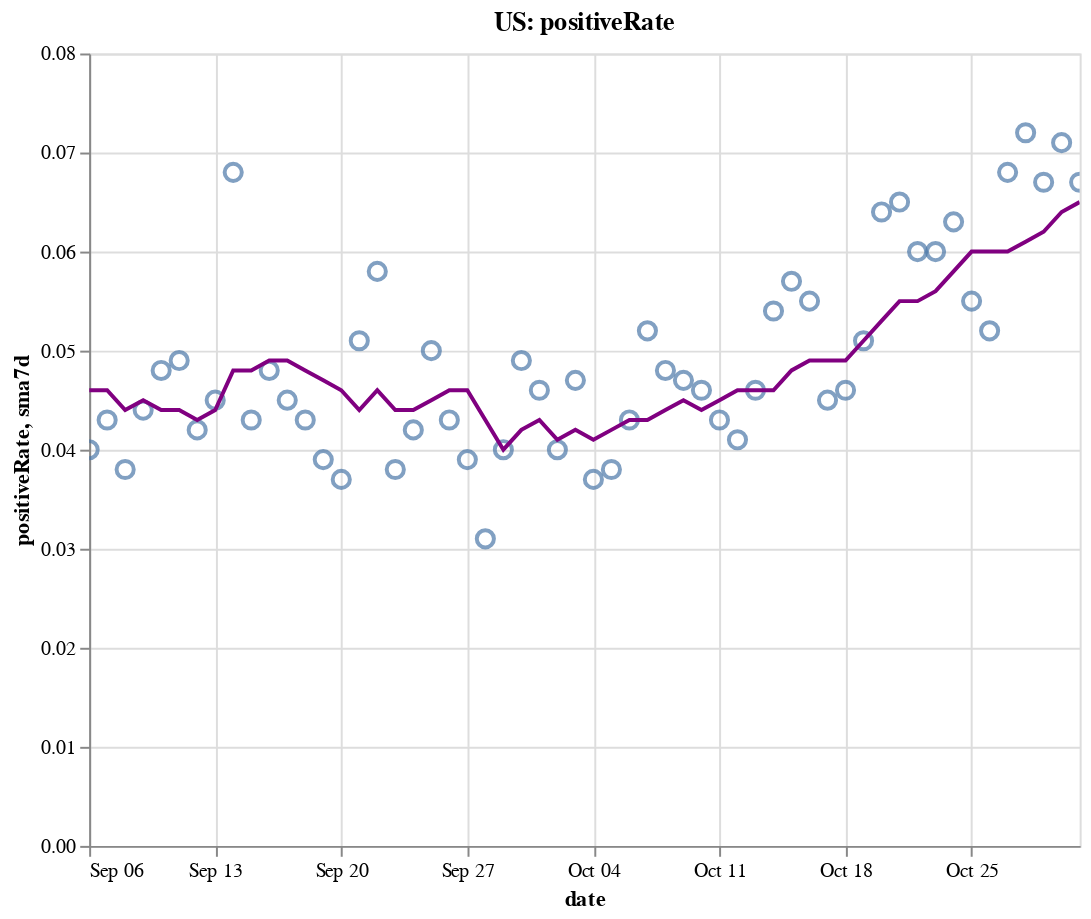

Source (notebook cell):
### Code cell
create_plot(us, 'positiveRate')

### Figure 1 — Vega-Lite specification as saved in the notebook (floating-point values rounded to 4 significant figures)
{"config": {"view": {"continuousWidth": 400, "continuousHeight": 300}}, "layer": [{"layer": [{"mark": {"type": "point", "size": 75}, "encoding": {"tooltip": [{"type": "temporal", "field": "date"}, {"type": "quantitative", "field": "positiveRate"}, {"type": "quantitative", "field": "sma7d"}], "x": {"type": "temporal", "field": "date"}, "y": {"type": "quantitative", "field": "positiveRate"}}, "selection": {"selector004": {"type": "interval", "bind": "scales", "encodings": ["x", "y"]}}}, {"mark": {"type": "line", "color": "purple"}, "encoding": {"x": {"type": "temporal", "field": "date"}, "y": {"type": "quantitative", "field": "sma7d"}}}]}, {"mark": {"type": "rule", "color": "#aaa"}, "encoding": {"x": {"type": "temporal", "field": "date"}}, "transform": [{"filter": {"selection": "selector003"}}]}, {"mark": "circle", "encoding": {"opacity": {"condition": {"value": 1, "selection": "selector003"}, "value": 0}, "tooltip": [{"type": "temporal", "field": "date"}, {"type": "quantitative", "field": "positiveRate"}, {"type": "quantitative", "field": "sma7d"}], "x": {"type": "temporal", "field": "date"}, "y": {"type": "quantitative", "field": "positiveRate"}}, "selection": {"selector003": {"type": "single", "encodings": ["x"], "on": "mouseover", "nearest": true, "empty": "none"}}}, {"mark": {"type": "text", "align": "left", "dx": 5, "dy": -5, "stroke": "white", "strokeWidth": 2}, "encoding": {"text": {"type": "quantitative", "field": "positiveRate"}, "tooltip": [{"type": "temporal", "field": "date"}, {"type": "quantitative", "field": "positiveRate"}, {"type": "quantitative", "field": "sma7d"}], "x": {"type": "temporal", "field": "date"}, "y": {"type": "quantitative", "field": "positiveRate"}}, "transform": [{"filter": {"selection": "selector003"}}]}, {"mark": {"type": "text", "align": "left", "dx": 5, "dy": -5}, "encoding": {"text": {"type": "quantitative", "field": "positiveRate"}, "tooltip": [{"type": "temporal", "field": "date"}, {"type": "quantitative", "field": "positiveRate"}, {"type": "quantitative", "field": "sma7d"}], "x": {"type": "temporal", "field": "date"}, "y": {"type": "quantitative", "field": "positiveRate"}}, "transform": [{"filter": {"selection": "selector003"}}]}], "data": {"name": "data-4ad15fa91d06592472810cf216fb38ae"}, "height": 400, "title": "US: positiveRate", "width": 500, "$schema": "https://vega.github.io/schema/vega-lite/v4.8.1.json", "datasets": {"data-4ad15fa91d06592472810cf216fb38ae": [{"date": "2020-09-06T00:00:00", "totalTestResultsIncrease": 831400.0, "positiveIncrease": 33070.0, "death": 181100.0, "deathIncrease": 449.0, "positiveRate": 0.04, "state": "US", "sma7d": 0.046}, {"date": "2020-09-07T00:00:00", "totalTestResultsIncrease": 662900.0, "positiveIncrease": 28660.0, "death": 181300.0, "deathIncrease": 225.0, "positiveRate": 0.043, "state": "US", "sma7d": 0.046}, {"date": "2020-09-08T00:00:00", "totalTestResultsIncrease": 582900.0, "positiveIncrease": 22200.0, "death": 181700.0, "deathIncrease": 358.0, "positiveRate": 0.038, "state": "US", "sma7d": 0.044}, {"date": "2020-09-09T00:00:00", "totalTestResultsIncrease": 703600.0, "positiveIncrease": 31060.0, "death": 182800.0, "deathIncrease": 1084.0, "positiveRate": 0.044, "state": "US", "sma7d": 0.045}, {"date": "2020-09-10T00:00:00", "totalTestResultsIncrease": 778700.0, "positiveIncrease": 37540.0, "death": 183900.0, "deathIncrease": 1170.0, "positiveRate": 0.048, "state": "US", "sma7d": 0.044}, {"date": "2020-09-11T00:00:00", "totalTestResultsIncrease": 920000.0, "positiveIncrease": 44880.0, "death": 185000.0, "deathIncrease": 1018.0, "positiveRate": 0.049, "state": "US", "sma7d": 0.044}, {"date": "2020-09-12T00:00:00", "totalTestResultsIncrease": 994300.0, "positiveIncrease": 42070.0, "death": 185800.0, "deathIncrease": 810.0, "positiveRate": 0.042, "state": "US", "sma7d": 0.043}, {"date": "2020-09-13T00:00:00", "totalTestResultsIncrease": 772600.0, "positiveIncrease": 34420.0, "death": 186200.0, "deathIncrease": 390.0, "positiveRate": 0.045, "state": "US", "sma7d": 0.044}, {"date": "2020-09-14T00:00:00", "totalTestResultsIncrease": 501200.0, "positiveIncrease": 33850.0, "death": 186600.0, "deathIncrease": 404.0, "positiveRate": 0.068, "state": "US", "sma7d": 0.048}, {"date": "2020-09-15T00:00:00", "totalTestResultsIncrease": 812800.0, "positiveIncrease": 35070.0, "death": 187600.0, "deathIncrease": 1031.0, "positiveRate": 0.043, "state": "US", "sma7d": 0.048}, {"date": "2020-09-16T00:00:00", "totalTestResultsIncrease": 826600.0, "positiveIncrease": 39950.0, "death": 188800.0, "deathIncrease": 1200.0, "positiveRate": 0.048, "state": "US", "sma7d": 0.049}, {"date": "2020-09-17T00:00:00", "totalTestResultsIncrease": 964300.0, "positiveIncrease": 43580.0, "death": 189700.0, "deathIncrease": 863.0, "positiveRate": 0.045, "state": "US", "sma7d": 0.049}, {"date": "2020-09-18T00:00:00", "totalTestResultsIncrease": 1093000.0, "positiveIncrease": 47460.0, "death": 190600.0, "deathIncrease": 901.0, "positiveRate": 0.043, "state": "US", "sma7d": 0.048}, {"date": "2020-09-19T00:00:00", "totalTestResultsIncrease": 1177000.0, "positiveIncrease": 45500.0, "death": 191300.0, "deathIncrease": 740.0, "positiveRate": 0.039, "state": "US", "sma7d": 0.047}, {"date": "2020-09-20T00:00:00", "totalTestResultsIncrease": 979000.0, "positiveIncrease": 36270.0, "death": 191600.0, "deathIncrease": 327.0, "positiveRate": 0.037, "state": "US", "sma7d": 0.046}, {"date": "2020-09-21T00:00:00", "totalTestResultsIncrease": 775400.0, "positiveIncrease": 39460.0, "death": 191900.0, "deathIncrease": 287.0, "positiveRate": 0.051, "state": "US", "sma7d": 0.044}, {"date": "2020-09-22T00:00:00", "totalTestResultsIncrease": 850800.0, "positiveIncrease": 49380.0, "death": 192800.0, "deathIncrease": 854.0, "positiveRate": 0.058, "state": "US", "sma7d": 0.046}, {"date": "2020-09-23T00:00:00", "totalTestResultsIncrease": 1010000.0, "positiveIncrease": 38570.0, "death": 193900.0, "deathIncrease": 1159.0, "positiveRate": 0.038, "state": "US", "sma7d": 0.044}, {"date": "2020-09-24T00:00:00", "totalTestResultsIncrease": 1038000.0, "positiveIncrease": 43710.0, "death": 194800.0, "deathIncrease": 921.0, "positiveRate": 0.042, "state": "US", "sma7d": 0.044}, {"date": "2020-09-25T00:00:00", "totalTestResultsIncrease": 1113000.0, "positiveIncrease": 55490.0, "death": 195700.0, "deathIncrease": 844.0, "positiveRate": 0.05, "state": "US", "sma7d": 0.045}, {"date": "2020-09-26T00:00:00", "totalTestResultsIncrease": 1123000.0, "positiveIncrease": 47790.0, "death": 196600.0, "deathIncrease": 869.0, "positiveRate": 0.043, "state": "US", "sma7d": 0.046}, {"date": "2020-09-27T00:00:00", "totalTestResultsIncrease": 905900.0, "positiveIncrease": 35420.0, "death": 196900.0, "deathIncrease": 307.0, "positiveRate": 0.039, "state": "US", "sma7d": 0.046}, {"date": "2020-09-28T00:00:00", "totalTestResultsIncrease": 1165000.0, "positiveIncrease": 36510.0, "death": 197100.0, "deathIncrease": 257.0, "positiveRate": 0.031, "state": "US", "sma7d": 0.043}, {"date": "2020-09-29T00:00:00", "totalTestResultsIncrease": 914700.0, "positiveIncrease": 36890.0, "death": 197900.0, "deathIncrease": 739.0, "positiveRate": 0.04, "state": "US", "sma7d": 0.04}, {"date": "2020-09-30T00:00:00", "totalTestResultsIncrease": 904500.0, "positiveIncrease": 44360.0, "death": 198900.0, "deathIncrease": 1061.0, "positiveRate": 0.049, "state": "US", "sma7d": 0.042}, {"date": "2020-10-01T00:00:00", "totalTestResultsIncrease": 998300.0, "positiveIncrease": 45620.0, "death": 199800.0, "deathIncrease": 851.0, "positiveRate": 0.046, "state": "US", "sma7d": 0.043}, {"date": "2020-10-02T00:00:00", "totalTestResultsIncrease": 1242000.0, "positiveIncrease": 49480.0, "death": 200600.0, "deathIncrease": 835.0, "positiveRate": 0.04, "state": "US", "sma7d": 0.041}, {"date": "2020-10-03T00:00:00", "totalTestResultsIncrease": 1100000.0, "positiveIncrease": 51340.0, "death": 201400.0, "deathIncrease": 741.0, "positiveRate": 0.047, "state": "US", "sma7d": 0.042}, {"date": "2020-10-04T00:00:00", "totalTestResultsIncrease": 1029000.0, "positiveIncrease": 38360.0, "death": 201700.0, "deathIncrease": 363.0, "positiveRate": 0.037, "state": "US", "sma7d": 0.041}, {"date": "2020-10-05T00:00:00", "totalTestResultsIncrease": 990800.0, "positiveIncrease": 38120.0, "death": 202000.0, "deathIncrease": 326.0, "positiveRate": 0.038, "state": "US", "sma7d": 0.042}, {"date": "2020-10-06T00:00:00", "totalTestResultsIncrease": 907200.0, "positiveIncrease": 38610.0, "death": 202700.0, "deathIncrease": 634.0, "positiveRate": 0.043, "state": "US", "sma7d": 0.043}, {"date": "2020-10-07T00:00:00", "totalTestResultsIncrease": 973500.0, "positiveIncrease": 50560.0, "death": 203600.0, "deathIncrease": 916.0, "positiveRate": 0.052, "state": "US", "sma7d": 0.043}, {"date": "2020-10-08T00:00:00", "totalTestResultsIncrease": 1150000.0, "positiveIncrease": 55290.0, "death": 204600.0, "deathIncrease": 986.0, "positiveRate": 0.048, "state": "US", "sma7d": 0.044}, {"date": "2020-10-09T00:00:00", "totalTestResultsIncrease": 1201000.0, "positiveIncrease": 57000.0, "death": 205500.0, "deathIncrease": 893.0, "positiveRate": 0.047, "state": "US", "sma7d": 0.045}, {"date": "2020-10-10T00:00:00", "totalTestResultsIncrease": 1247000.0, "positiveIncrease": 57490.0, "death": 206100.0, "deathIncrease": 665.0, "positiveRate": 0.046, "state": "US", "sma7d": 0.044}, {"date": "2020-10-11T00:00:00", "totalTestResultsIncrease": 1083000.0, "positiveIncrease": 46790.0, "death": 206600.0, "deathIncrease": 466.0, "positiveRate": 0.043, "state": "US", "sma7d": 0.045}, {"date": "2020-10-12T00:00:00", "totalTestResultsIncrease": 1064000.0, "positiveIncrease": 43110.0, "death": 206900.0, "deathIncrease": 287.0, "positiveRate": 0.041, "state": "US", "sma7d": 0.046}, {"date": "2020-10-13T00:00:00", "totalTestResultsIncrease": 1041000.0, "positiveIncrease": 48320.0, "death": 207600.0, "deathIncrease": 690.0, "positiveRate": 0.046, "state": "US", "sma7d": 0.046}, {"date": "2020-10-14T00:00:00", "totalTestResultsIncrease": 1042000.0, "positiveIncrease": 56720.0, "death": 208400.0, "deathIncrease": 811.0, "positiveRate": 0.054, "state": "US", "sma7d": 0.046}, {"date": "2020-10-15T00:00:00", "totalTestResultsIncrease": 1103000.0, "positiveIncrease": 63100.0, "death": 209300.0, "deathIncrease": 951.0, "positiveRate": 0.057, "state": "US", "sma7d": 0.048}, {"date": "2020-10-16T00:00:00", "totalTestResultsIncrease": 1230000.0, "positiveIncrease": 68040.0, "death": 210200.0, "deathIncrease": 877.0, "positiveRate": 0.055, "state": "US", "sma7d": 0.049}, {"date": "2020-10-17T00:00:00", "totalTestResultsIncrease": 1295000.0, "positiveIncrease": 57870.0, "death": 211000.0, "deathIncrease": 780.0, "positiveRate": 0.045, "state": "US", "sma7d": 0.049}, {"date": "2020-10-18T00:00:00", "totalTestResultsIncrease": 1056000.0, "positiveIncrease": 48860.0, "death": 211400.0, "deathIncrease": 393.0, "positiveRate": 0.046, "state": "US", "sma7d": 0.049}, {"date": "2020-10-19T00:00:00", "totalTestResultsIncrease": 1131000.0, "positiveIncrease": 57130.0, "death": 211800.0, "deathIncrease": 456.0, "positiveRate": 0.051, "state": "US", "sma7d": 0.051}, {"date": "2020-10-20T00:00:00", "totalTestResultsIncrease": 948900.0, "positiveIncrease": 60560.0, "death": 212700.0, "deathIncrease": 832.0, "positiveRate": 0.064, "state": "US", "sma7d": 0.053}, {"date": "2020-10-21T00:00:00", "totalTestResultsIncrease": 939600.0, "positiveIncrease": 60710.0, "death": 213700.0, "deathIncrease": 1024.0, "positiveRate": 0.065, "state": "US", "sma7d": 0.055}, {"date": "2020-10-22T00:00:00", "totalTestResultsIncrease": 1219000.0, "positiveIncrease": 73010.0, "death": 214800.0, "deathIncrease": 1143.0, "positiveRate": 0.06, "state": "US", "sma7d": 0.055}, {"date": "2020-10-23T00:00:00", "totalTestResultsIncrease": 1379000.0, "positiveIncrease": 83060.0, "death": 215800.0, "deathIncrease": 917.0, "positiveRate": 0.06, "state": "US", "sma7d": 0.056}, {"date": "2020-10-24T00:00:00", "totalTestResultsIncrease": 1322000.0, "positiveIncrease": 82920.0, "death": 216700.0, "deathIncrease": 890.0, "positiveRate": 0.063, "state": "US", "sma7d": 0.058}, {"date": "2020-10-25T00:00:00", "totalTestResultsIncrease": 1192000.0, "positiveIncrease": 65650.0, "death": 217000.0, "deathIncrease": 377.0, "positiveRate": 0.055, "state": "US", "sma7d": 0.06}, {"date": "2020-10-26T00:00:00", "totalTestResultsIncrease": 1201000.0, "positiveIncrease": 62270.0, "death": 217400.0, "deathIncrease": 389.0, "positiveRate": 0.052, "state": "US", "sma7d": 0.06}, {"date": "2020-10-27T00:00:00", "totalTestResultsIncrease": 1081000.0, "positiveIncrease": 73100.0, "death": 218300.0, "deathIncrease": 931.0, "positiveRate": 0.068, "state": "US", "sma7d": 0.06}, {"date": "2020-10-28T00:00:00", "totalTestResultsIncrease": 1086000.0, "positiveIncrease": 78660.0, "death": 219400.0, "deathIncrease": 1025.0, "positiveRate": 0.072, "state": "US", "sma7d": 0.061}, {"date": "2020-10-29T00:00:00", "totalTestResultsIncrease": 1325000.0, "positiveIncrease": 88450.0, "death": 220400.0, "deathIncrease": 1049.0, "positiveRate": 0.067, "state": "US", "sma7d": 0.062}, {"date": "2020-10-30T00:00:00", "totalTestResultsIncrease": 1362000.0, "positiveIncrease": 97080.0, "death": 221400.0, "deathIncrease": 933.0, "positiveRate": 0.071, "state": "US", "sma7d": 0.064}, {"date": "2020-10-31T00:00:00", "totalTestResultsIncrease": 1338000.0, "positiveIncrease": 89610.0, "death": 222200.0, "deathIncrease": 959.0, "positiveRate": 0.067, "state": "US", "sma7d": 0.065}]}}
